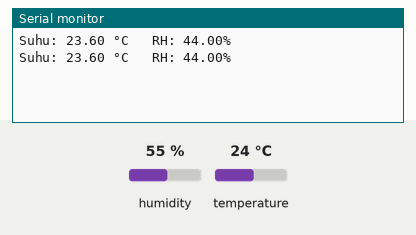
This sketch was run on a simulated ESP8266 (NodeMCU). On the bench: the last lines printed to the serial monitor. The inputs (shaded band) are chosen by the test bench; at power-on: humidity 55 %, temperature 24 °C. WiFi joins after 1.5 s; servers stay silent unless stated.

Above: at 3.0 s.
3.1 s: humidity set to 22 %
At 4.4 s:
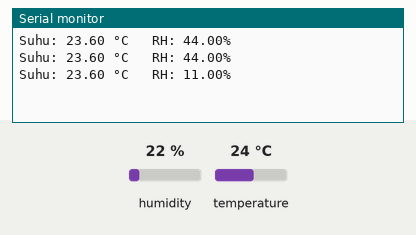
4.6 s: temperature set to 12 °C
At 5.6 s:
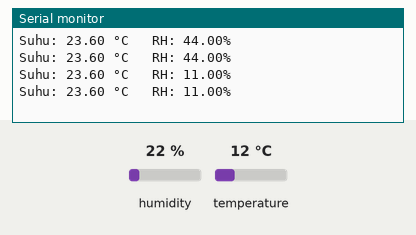
6.1 s: humidity set to 40 %
At 7.7 s:
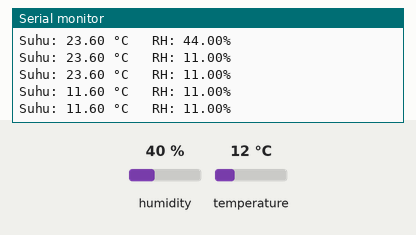
Timing chart, 0 to 9.2 s (numbered marks = the images above; inputs shaded):
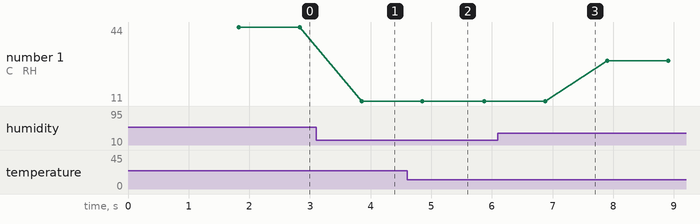

Measured:
- after the input at 3.1 s, the serial monitor: prints a new line after 0.75 s (image 1)
- plotted number 1: 44 → 11 after the input at 3.1 s, 11 → 29 after the input at 6.1 s

The sketch:

NodeMCU_DHT11.ino
```cpp
#define BLYNK_PRINT Serial
#include <SPI.h>
#include <SimpleTimer.h>
#include <DHT.h>

#include <ESP8266WiFi.h>
#include <BlynkSimpleEsp8266.h>

#define DHTPIN D4  // GPIO D4

#define DHTTYPE DHT11 // dht11

DHT dht (DHTPIN, DHTTYPE);
SimpleTimer timer;

char auth[] = "dEfZPRAwJA0uNLFE5s6fxnNQfJlOPjJX"; //get token from blynk app android

char ssid[] = "biarinajah"; // ssid wifi
char pass[] = "pondame126"; //password wifi

void sendSensor () {
  float h = (dht.readHumidity())-11;
  float t = (dht.readTemperature())-0.4; // or dht.readTemperature(true) for Fahrenheit

  if (isnan(h) || isnan(t)) {
    Serial.println("Failed to read from DHT sensor!");
    return;
  }
  // you can send any value at any time
  // please don't send more that 10 values per second
  Blynk.virtualWrite(V0, t); // V6 for temperature
  Blynk.virtualWrite(V1, h); // V5 for humidity

}

void setup() {
  // Debug console
  Serial.begin(9600);

  Blynk.begin(auth, ssid, pass);
  // You can also specify server:
  //Blynk.begin(auth, ssid, pass, "blynk-cloud.com", 80);
  //Blynk.begin(auth, ssid, pass, IPAddress(192,168,1,100), 8080);

  dht.begin();
  timer.setInterval(1000L, sendSensor);
  Serial.println("\n");
}

void loop() {
  Blynk.run();
  timer.run(); // initiates SimpleTimer
  float h = (dht.readHumidity())-11;
  float t = (dht.readTemperature())-0.4; // or dht.readTemperature(true) for Fahrenheit

  Serial.print("Suhu: ");
  Serial.print(t);
  Serial.print(" °C ");
  Serial.print("\t");
  Serial.print("RH: ");
  Serial.print(h);
  Serial.println("%");
  delay(1000);
}
```
